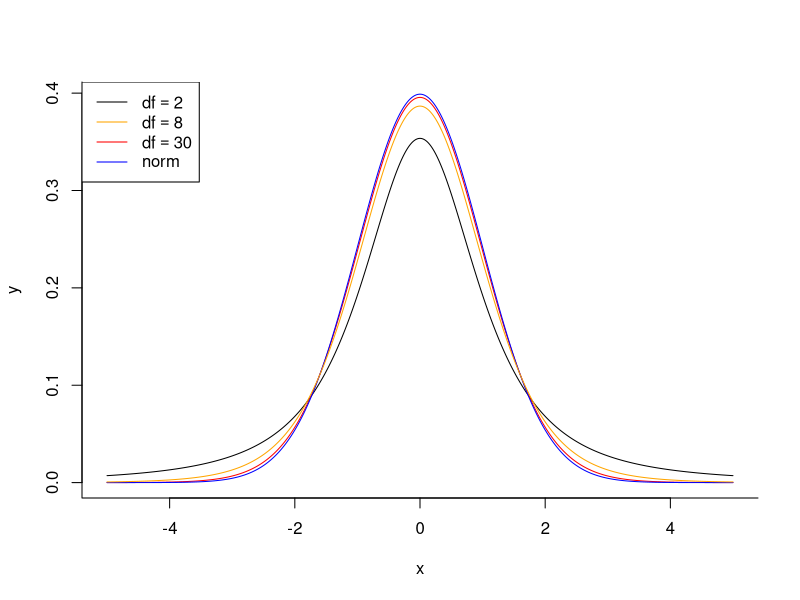
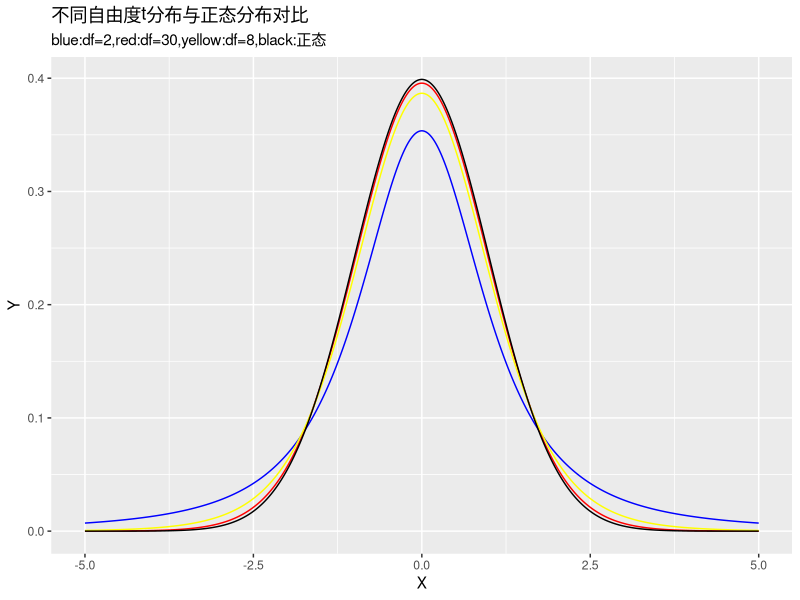
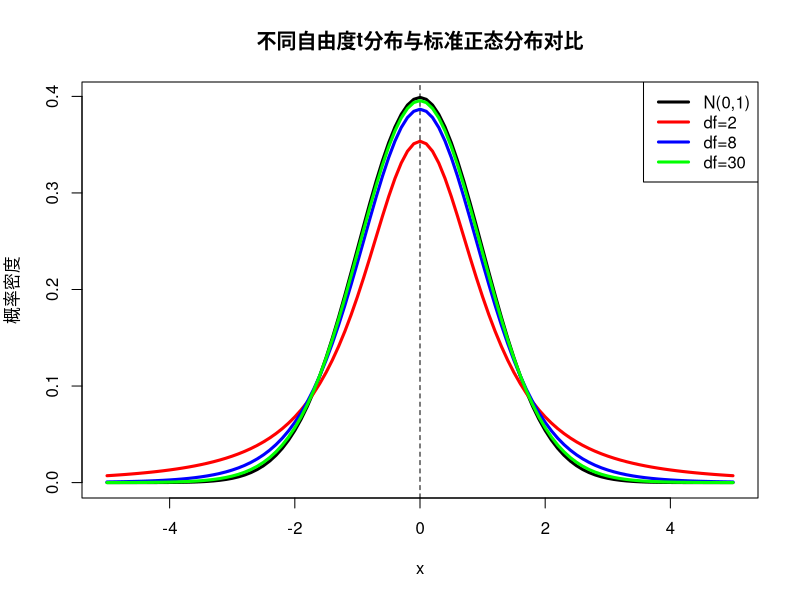

Write R code to recreate these figures, in order.
# 1.1
df=12
pt(-2,df=df)
pt(3,df=df,lower.tail =FALSE)
pt(2.6,df=df)-pt(-2.6,df=df)
# 1.1 verification
f1<-function(x){return(pt(x,df=12)-0.065)}
root1<-uniroot(f1,c(-10,0),tol=0.000001)
print(root1)
f2<-function(x){return(pt(x,df=12)-0.09)}
root2<-uniroot(f2,c(-10,0),tol=0.000001)
print(root2)
# 1.1
## Y<=-2
p1<-pt(-2,df=12)
cat('p1=',p1)
## Y>=3
p2<-pt(3,df=12,lower.tail = FALSE)
cat('p2=',p2)
## -2.6<=Y<=2.6
p3<-pt(2.6,df=12)-pt(-2.6,df=12)
cat('p3=',p3)
# 1.2
qt(0.065,df=12)
# 1.3
qt(0.91,df=12,lower.tail = FALSE)

# 2
x<-seq(-5,5,length.out=1000)
y<-dt(x,df=2)  ##df表示自由度,dt是函数名字
y2<-dt(x,df=30);y3=dnorm(x);y4<-dt(x,df=8)
plot(x,y,type='l',bty='l',ylim=c(0,max(y,y2)),col='black')
lines(x,y2,col='red')
lines(x,y3,col='blue')
lines(x,y4,col='orange')
legend(x='topleft',legend=c(expression(df==2),expression(df==8),expression(df==30),expression(norm)),
       lty=1,col=c('black','orange','red','blue'))
n1=rt(1000,df=2);n2=rt(1000,df=30) ##生成t分布数组
mean(n1);sd(n1)
print(mean(((n1-mean(n1))/sd(n1))^3))  ##偏斜度
print(mean(((n1-mean(n1))/sd(n1))^4)-3)  ##峭度
mean(y2);sd(y2)
print(mean(((n2-mean(n2))/sd(n2))^3))##偏斜度
print(mean(((2-mean(n2))/sd(n2))^4)-3)##峭度

# 2-1 with packages
x<-seq(-5,5,length.out=1000)
y<-dt(x,df=2)  ##df表示自由度,dt是函数名字
y2<-dt(x,30);y3=dnorm(x);y4<-dt(x,df=8)
o<-data.frame(X=x,Y=y,Y30=y2,Y8=y4,YN=y3)
library(ggplot2)
ggplot(o)+geom_line(aes(x=X,y=Y),col='blue')+geom_line(aes(x=X,y=Y30),col='red')+
  geom_line(aes(x=X,y=Y8),col='yellow')+geom_line(aes(x=X,y=YN),col='black')+
  labs(title='不同自由度t分布与正态分布对比',subtitle = 'blue:df=2,red:df=30,yellow:df=8,black:正态')
library(fBasics)
n1=rt(1000,df=2);n2=rt(1000,df=30)  ##生成t分布数组
m=mean(n1);s=sd(n1);g1=skewness(n1);g2=kurtosis(n1)
cat('平均数：',m);cat('标准差：',s);cat('偏斜度：',g1);cat('峭度：',g2)
m30=mean(n2);s30=sd(n2);g11=skewness(n2);g22=kurtosis(n2)
cat('平均数：',m30);cat('标准差：',s30);cat('偏斜度：',g11);cat('峭度：',g22)

# 2-2
curve(dnorm(x,0,1),from = -5,to = 5,xlim = c(-5,5),
      xlab = 'x',ylab = '概率密度',lty = 1,col = 'black',lwd = 3,
      main = '不同自由度t分布与标准正态分布对比')##标准正态分布
abline(v=0,lty=2,col='black')
curve(dt(x,2),from = -5,to = 5,xlim = c(-5,5),lty = 1,col = 'red',
      lwd=3,add = T)##df=2的t分布
curve(dt(x,8),from = -5,to = 5,xlim = c(-5,5),lty = 1,col = 'blue',
      lwd=3,add = T)##df=8的t分布
curve(dt(x,30),from = -5,to = 5,xlim = c(-5,5),lty = 1,col = 'green',
      lwd=3,add = T)##df=30的t分布
legend('topright',legend = c('N(0,1)','df=2','df=8','df=30'),
       col = c('black','red','blue','green'),lwd = c(3,3,3,3)
)
